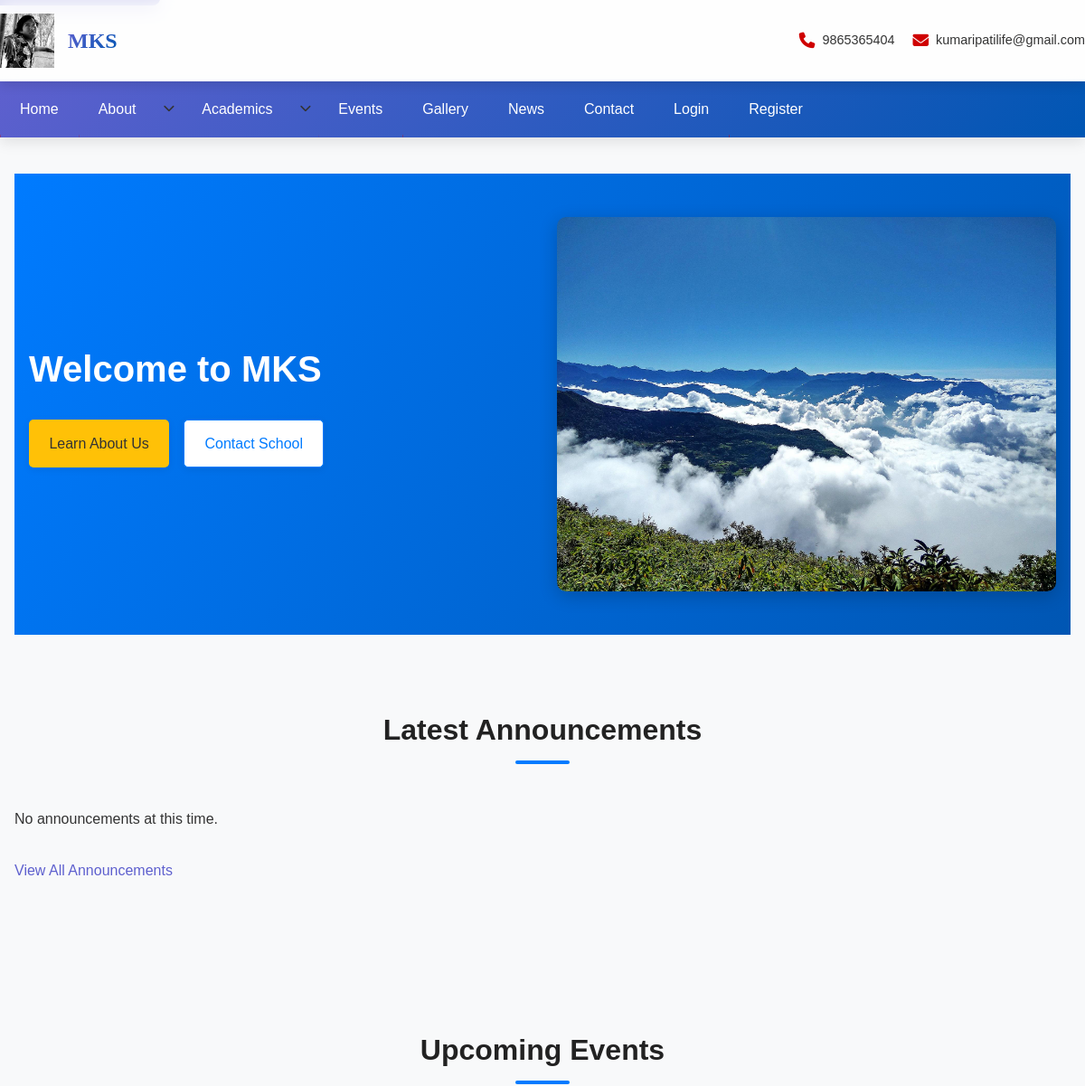
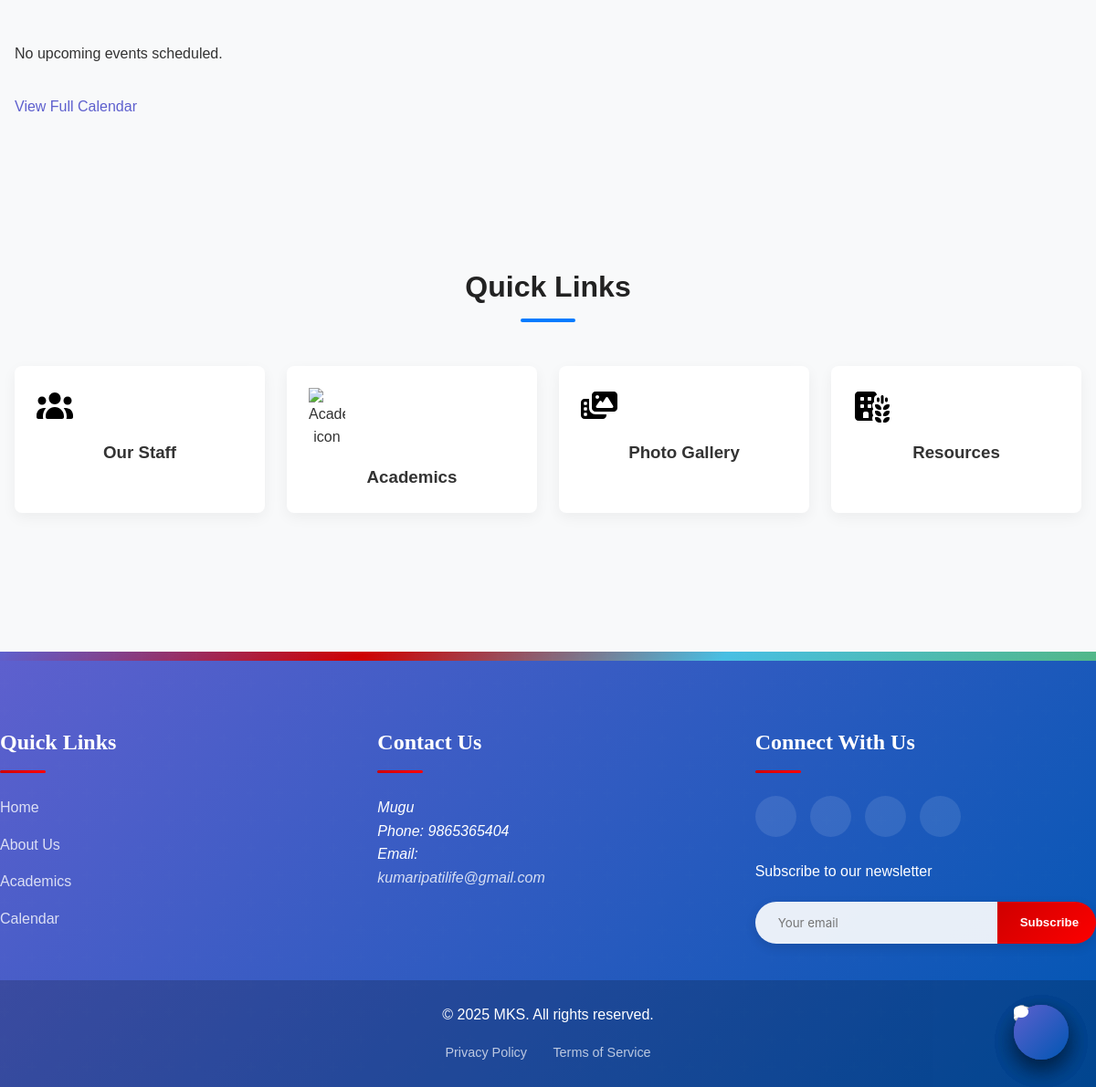
The page / on the database its author committed (2 pictures, top to bottom).
### main/models.py (models this page shows, shortened)
class SchoolInfo(models.Model):
    name = models.CharField(max_length=200)
    motto = models.CharField(max_length=200, blank=True)
    address = models.TextField()
    phone = models.CharField(max_length=20)
    email = models.EmailField()
    logo = models.ImageField(upload_to='school/logo/')
    hero_image = models.ImageField(
        upload_to='school/hero/',  # Folder for hero images
        blank=True,                # Optional
        null=True                  # Optional
    )
    established_date = models.DateField()
    class Meta:
        verbose_name_plural = "School Information"

### main/views.py (the view)
# urls.py: path('', views.home, name='home'),
def home(request):
    school_info = SchoolInfo.objects.first()
    announcements = Announcement.objects.filter(important=True).order_by('-date_posted')[:3]
    upcoming_events = Event.objects.filter(start_date__gte=timezone.now()).order_by('start_date')[:3]
    latest_news = News.objects.filter(is_published=True).order_by('-date_posted')[:3]
    context = {
        'school_info': school_info,
        'announcements': announcements,
        'upcoming_events': upcoming_events,
        'latest_news': latest_news,
    }
    return render(request, 'main/home.html', context)

### main/context_processors.py (called while the page is built)
def school_info(request):
    return {
        "school_info": SchoolInfo.objects.first()
    }

### main/templates/main/home.html (shortened to what this page needs)
{% extends "main/base.html" %}
{% load static %}
{% block content %}
<main class="home-page">
    <section class="hero">
        <div class="hero-content">
            <h1>Welcome to {{ school_info.name }}</h1>
            <div class="hero-actions">
                <a href="{% url 'about' %}" class="btn btn-primary">Learn About Us</a>
                <a href="{% url 'contact' %}" class="btn btn-secondary">Contact School</a>
            </div>
        </div>
        <div class="hero-image">
            {% if school_info.hero_image %}
            <img src="{{ school_info.hero_image.url }}" alt="{{ school_info.name }} campus">
            {% else %}
            <img src="{% static 'main/images/school-building.jpg' %}" alt="{{ school_info.name }} campus">
            {% endif %}
        </div>
    </section>
    <section class="announcements-section">
        <h2 class="section-title">Latest Announcements</h2>
        <div class="announcements-grid">
            {% for announcement in announcements %}
            <article class="announcement-card">
                <div class="announcement-header">
                    <h3>{{ announcement.title }}</h3>
                    {% if announcement.important %}
                    <span class="badge important">Important</span>
                    {% endif %}
                </div>
                <p class="announcement-excerpt">{{ announcement.content|truncatewords:25 }}</p>
                <div class="announcement-meta">
                    <span class="date">{{ announcement.date_posted|date:"F j, Y" }}</span>
                    <a href="{% url 'announcement-detail' announcement.pk %}" class="read-more">Read More</a>
                </div>
            </article>
            {% empty %}
            <p class="no-items">No announcements at this time.</p>
            {% endfor %}
        </div>
        <a href="{% url 'announcements' %}" class="view-all">View All Announcements</a>
    </section>
    <section class="events-section">
        <h2 class="section-title">Upcoming Events</h2>
        <div class="events-list">
            {% for event in upcoming_events %}
            <div class="event-card">
                <div class="event-date">
                    <span class="month">{{ event.start_date|date:"M" }}</span>
                    <span class="day">{{ event.start_date|date:"d" }}</span>
                </div>
                <div class="event-info">
                    <h3>{{ event.title }}</h3>
                    <p class="event-meta">
                        <span class="time">{{ event.start_date|time }}</span>
                        <span class="location">{{ event.location }}</span>
                    </p>
                    <a href="{% url 'event-detail' event.pk %}" class="event-details">Event Details</a>
                </div>
            </div>
            {% empty %}
            <p class="no-items">No upcoming events scheduled.</p>
            {% endfor %}
        </div>
        <a href="{% url 'events' %}" class="view-all">View Full Calendar</a>
    </section>
    <section class="quick-links">
        <h2 class="section-title">Quick Links</h2>
        <div class="links-grid">
            <a href="{% url 'staff-list' %}" class="link-card">
                <div class="link-icon">
                    <img src="{% static 'main/icons/staff.svg' %}" alt="Staff icon">
                </div>
                <h3>Our Staff</h3>
            </a>
            <a href="{% url 'academics' %}" class="link-card">
                <div class="link-icon">
                    <img src="{% static 'main/icons/graduation.svg' %}" alt="Academics icon">
                </div>
                <h3>Academics</h3>
            </a>
            <a href="{% url 'gallery' %}" class="link-card">
                <div class="link-icon">
                    <img src="{% static 'main/icons/photo.svg' %}" alt="Gallery icon">
                </div>
                <h3>Photo Gallery</h3>
            </a>
            <a href="{% url 'resources' %}" class="link-card">
                <div class="link-icon">
                    <img src="{% static 'main/icons/building.svg' %}" alt="Resources icon">
                </div>
                <h3>Resources</h3>
            </a>
        </div>
    </section>
</main>
{% endblock %}

### main/templates/main/base.html (shortened to what this page needs)
<!DOCTYPE html>
{% load static %}
<html lang="en">
<head>
    <link rel="stylesheet" href="{% static 'main/css/style.css' %}">
    <link rel="stylesheet" href="{% static 'main/css/home.css' %}">
    <link rel="stylesheet" href="https://cdnjs.cloudflare.com/ajax/libs/font-awesome/6.4.0/css/all.min.css">
</head>
<body>
    <a href="#main-content" class="skip-link">Skip to main content</a>
    <header class="site-header">
        <div class="header-container">
            <div class="logo-container">
                <a href="{% url 'home' %}">
                    <img src="{{ school_info.logo.url }}" alt="{{ school_info.name }} Logo" class="logo">
                </a>
                <div class="school-info">
                    <h1>{{ school_info.name }}</h1>
                </div>
            </div>
            <div class="quick-contact">
                <div class="contact-item">
                    <i class="fas fa-phone"></i>
                    <span>{{ school_info.phone }}</span>
                </div>
                <div class="contact-item">
                    <i class="fas fa-envelope"></i>
                    <span>{{ school_info.email }}</span>
                </div>
            </div>
        </div>
    </header>
    <nav class="main-nav">
        <ul class="nav-menu">
            <li><a href="{% url 'home' %}" class="nav-link">Home</a></li>
            <li class="dropdown">
                <a href="{% url 'about' %}" class="nav-link">About</a>
                <span class="dropdown-toggle" aria-haspopup="true" aria-expanded="false">
                    <i class="fas fa-chevron-down"></i>
                </span>
            </li>
            <li class="dropdown">
                <a href="{% url 'academics' %}" class="nav-link">Academics</a>
                <span class="dropdown-toggle" aria-haspopup="true" aria-expanded="false">
                    <i class="fas fa-chevron-down"></i>
                </span>
            </li>
            <li><a href="{% url 'events' %}" class="nav-link">Events</a></li>
            <li><a href="{% url 'gallery' %}" class="nav-link">Gallery</a></li>
            <li><a href="{% url 'news' %}" class="nav-link">News</a></li>
            <li><a href="{% url 'contact' %}" class="nav-link">Contact</a></li>
            {% if user.is_authenticated %}
            <li class="dropdown auth-link">
                <a href="#" class="nav-link">My Account</a>
                <span class="dropdown-toggle" aria-haspopup="true" aria-expanded="false">
                    <i class="fas fa-chevron-down"></i>
                </span>
                <ul class="dropdown-menu">
                    {% if user.is_staff %}
                    <li><a href="{% url 'admin:index' %}">Admin Panel</a></li>
                    {% endif %}
                    <li><a href="{% url 'logout' %}">Logout</a></li>
                </ul>
            </li>
            {% else %}
            <li class="auth-link"><a href="{% url 'login' %}" class="nav-link">Login</a></li>
            <li class="auth-link"><a href="{% url 'register' %}" class="nav-link">Register</a></li>
            {% endif %}
        </ul>
    </nav>
    <main id="main-content" class="main-content">
        {% block content %}{% endblock %}
    </main>
    <footer class="site-footer">
        <div class="footer-container">
            <div class="footer-section">
                <h3>Quick Links</h3>
                <ul>
                    <li><a href="{% url 'home' %}">Home</a></li>
                    <li><a href="{% url 'about' %}">About Us</a></li>
                    <li><a href="{% url 'academics' %}">Academics</a></li>
                    <li><a href="{% url 'events' %}">Calendar</a></li>
                </ul>
            </div>
            <div class="footer-section">
                <h3>Contact Us</h3>
                <address>
                    {{ school_info.address }}<br>
                    Phone: {{ school_info.phone }}<br>
                    Email: <a href="mailto:{{ school_info.email }}">{{ school_info.email }}</a>
                </address>
            </div>
            <div class="footer-section">
                <h3>Connect With Us</h3>
                <div class="social-links">
                    <a href="#" aria-label="Facebook"><i class="fab fa-facebook-f"></i></a>
                    <a href="#" aria-label="Twitter"><i class="fab fa-twitter"></i></a>
                    <a href="#" aria-label="Instagram"><i class="fab fa-instagram"></i></a>
                    <a href="#" aria-label="YouTube"><i class="fab fa-youtube"></i></a>
                </div>
                <div class="newsletter">
                    <p>Subscribe to our newsletter</p>
                    <form class="newsletter-form">
                        <input type="email" placeholder="Your email" required>
                        <button type="submit">Subscribe</button>
                    </form>
                </div>
            </div>
        </div>
        <div class="footer-bottom">
            <p>&copy; {% now "Y" %} {{ school_info.name }}. All rights reserved.</p>
            <div class="footer-links">
                <a href="">Privacy Policy</a>
                <a href="">Terms of Service</a>
            </div>
        </div>
    </footer>
    <a href="{% url 'contact' %}" class="fab" aria-label="Contact us">
        <i class="fas fa-comment"></i>
    </a>
</body>
</html>

### main/static/main/css/home.css (style rules this page uses)
:root { --primary: #007BFF; --primary-dark: #0056b3; --accent: #FFC107; --accent-dark: #e0a800; --danger: #DC3545; --light: #f8f9fa; --dark: #333; --white: #fff; }
body { margin: 0; font-family: "Poppins", sans-serif; line-height: 1.6; background: var(--light); color: var(--dark); }
main { padding: 0 1rem; }
.section-title { font-size: 2rem; margin-bottom: 1rem; text-align: center; color: #222; position: relative; }
.section-title::after { content: ""; display: block; width: 60px; height: 4px; background: var(--primary); margin: 0.5rem auto 0; border-radius: 2px; }
.hero { display: grid; grid-template-columns: 1fr 1fr; align-items: center; padding: 3rem 1rem; background: linear-gradient(120deg, var(--primary), var(--primary-dark)); color: var(--white); gap: 2rem; }
.hero-content h1 { font-size: 2.5rem; margin-bottom: 0.5rem; }
.hero-actions { display: flex; gap: 1rem; }
.hero-actions .btn { padding: 0.8rem 1.4rem; text-decoration: none; border-radius: 5px; font-weight: 500; transition: all 0.3s ease; }
.btn-primary { background: var(--accent); color: var(--dark); }
.btn-secondary { background: var(--white); color: var(--primary); border: 1px solid var(--primary); }
.hero-image img { width: 100%; border-radius: 10px; box-shadow: 0 5px 20px rgba(0, 0, 0, 0.2); animation: fadeInRight 1s ease; }
.announcements-grid { display: grid; grid-template-columns: repeat(auto-fit, minmax(260px, 1fr)); gap: 1.5rem; padding: 2rem 0; }
.events-list { display: grid; gap: 1.5rem; padding: 2rem 0; }
.links-grid { display: grid; grid-template-columns: repeat(auto-fit, minmax(180px, 1fr)); gap: 1.5rem; padding: 2rem 0; }
.link-card { background: var(--white); border-radius: 8px; text-align: center; padding: 1.5rem; text-decoration: none; color: var(--dark); transition: all 0.3s ease; box-shadow: 0 5px 15px rgba(0, 0, 0, 0.05); }
.link-card img { width: 40px; margin-bottom: 1rem; }

### rows shown on the page
SchoolInfo: logo (picture), phone "9865365404", email "kumaripatilife@gmail.com", name "MKS", hero_image (picture), address "Mugu"
